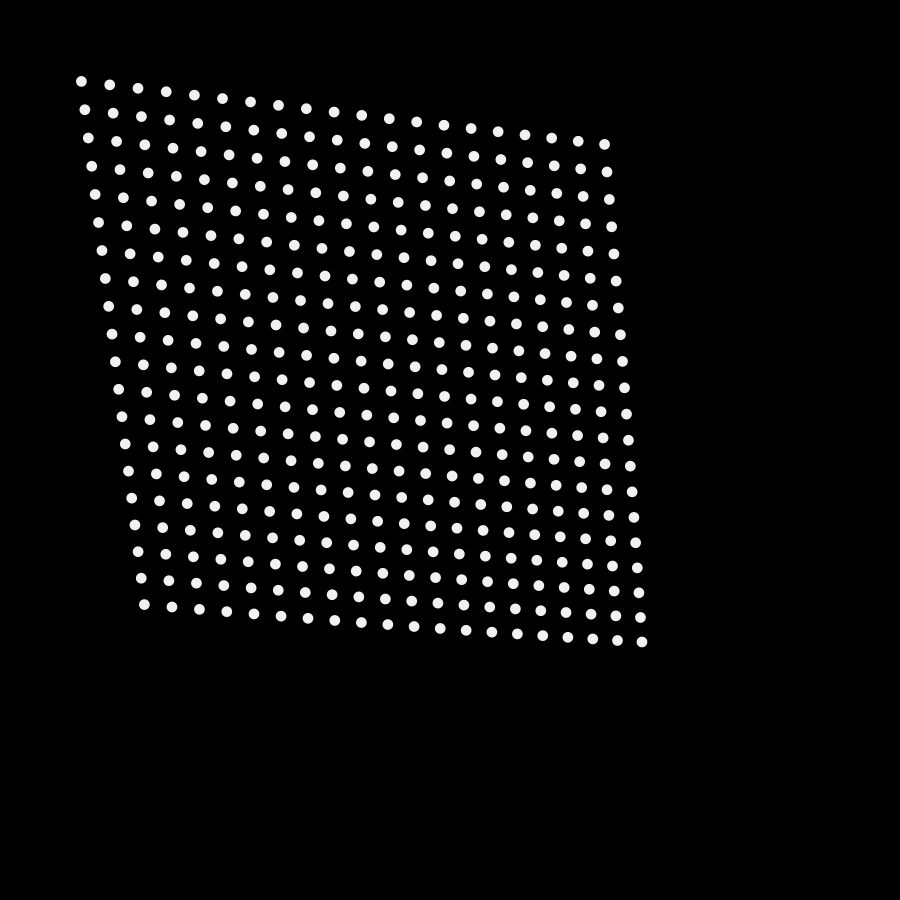
Frame 1 (no input)
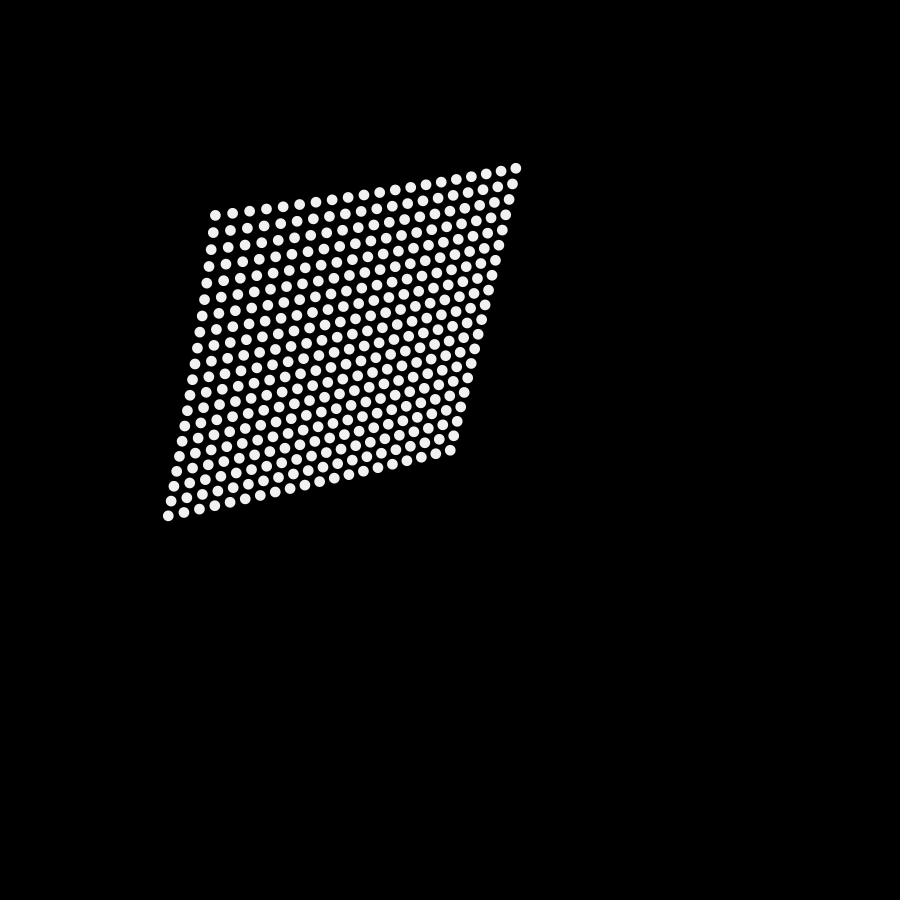
Frame 60 (the mouse pressed at the canvas centre just before this capture)
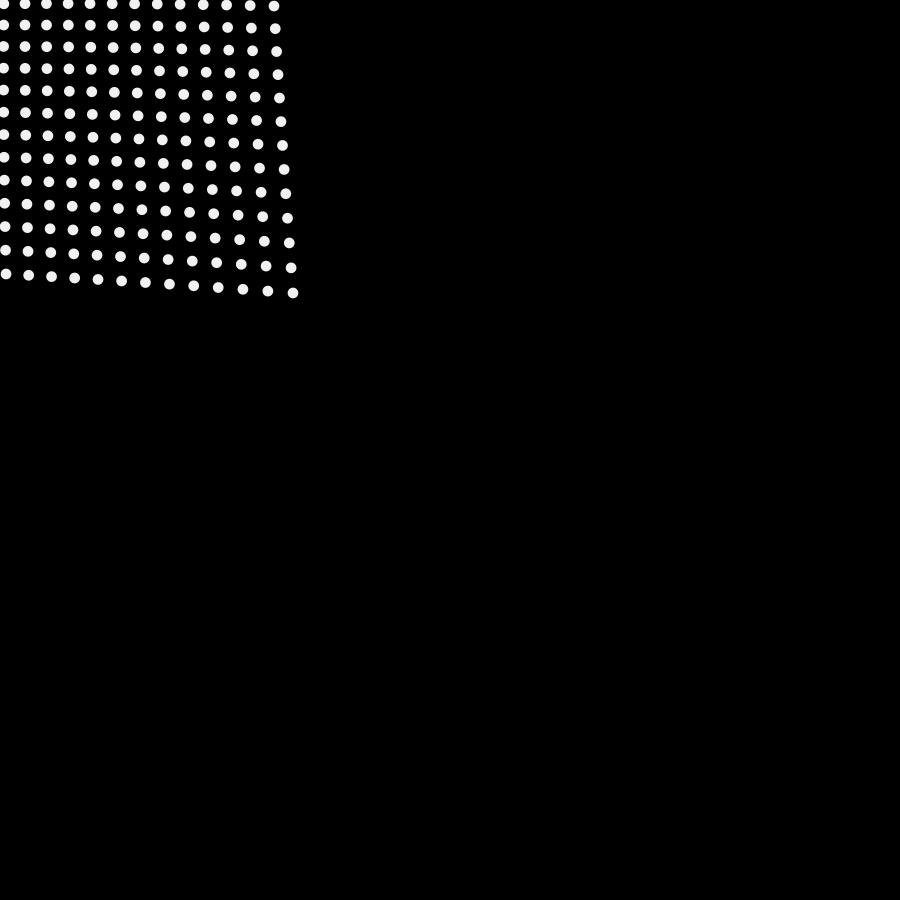
Frame 120 (the mouse held since frame 60 and released just before this capture)

The Processing sketch that drew these frames (run headless with seeded random() and noise(); from frame 60 on, the mouse is pressed at the canvas centre):

// Processing sketch: empty_chestnut
// ── empty_chestnut.pde
void setup() {
  size(900, 900);
}

void draw() {
  background(0);
  fill(#F1F1F1);
  noStroke();

  float tilesX = 7 * 6;
  float tilesY = 7 * 6;

  float tileW = width / tilesX;
  float tileH = height / tilesY;

  translate(tileW / 2, tileH / 2);

  for (int x = 2; x < tileW; x++) {
    for (int y = 2; y < tileH; y++) {
      
      float waveX = sin(radians( frameCount * 2 + x * 2 + y * 1 )) * 200;
      float waveY = sin(radians( frameCount * 2 + x * 1 + y * 2 )) * 200;
      
      pushMatrix();
      translate(tileW * x + waveX, tileH * y + waveY);
      ellipse(0, 0, tileW / 2, tileH / 2);
      popMatrix();
      
    }
  }
  
  //rec(30, 180);
}
